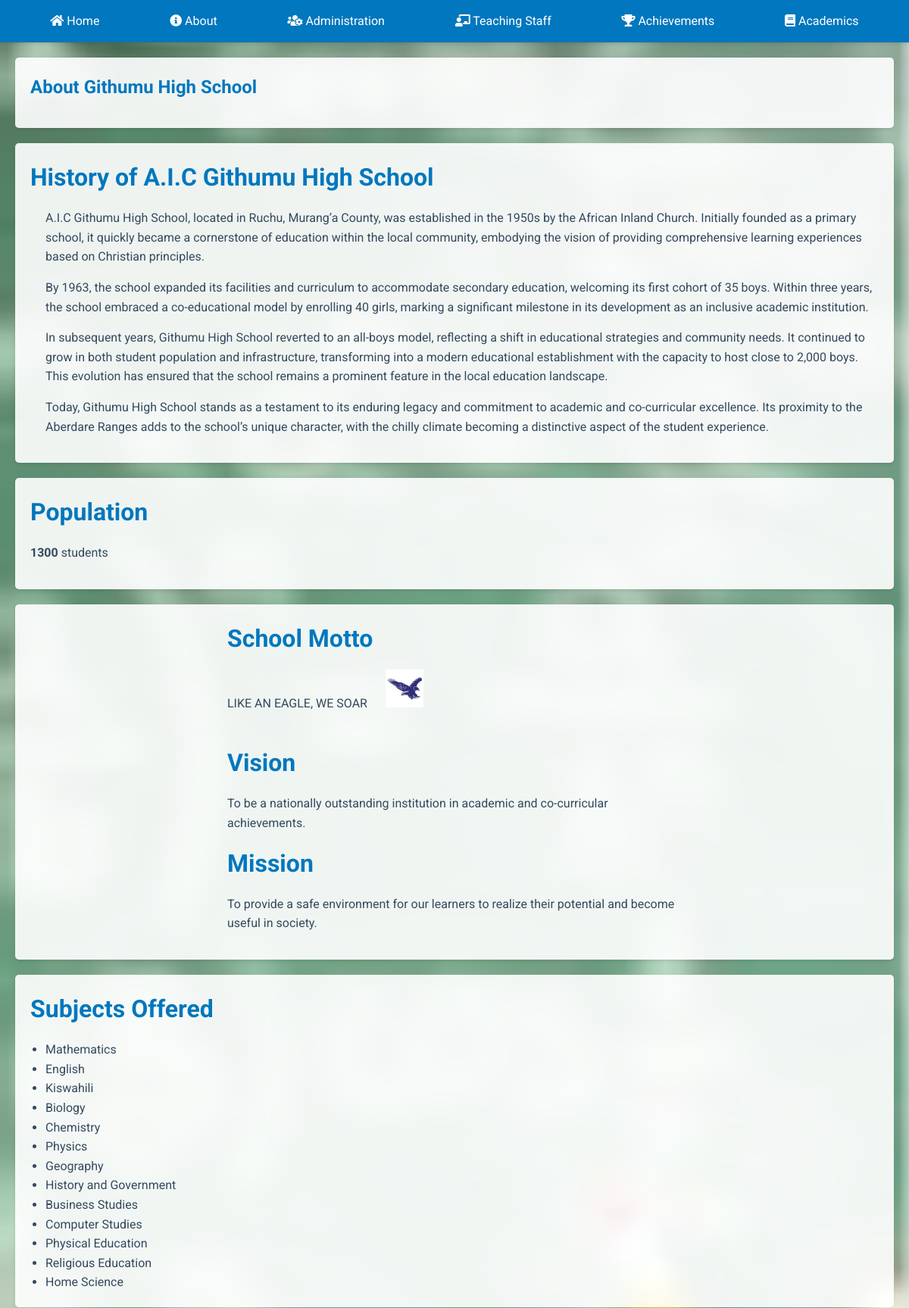
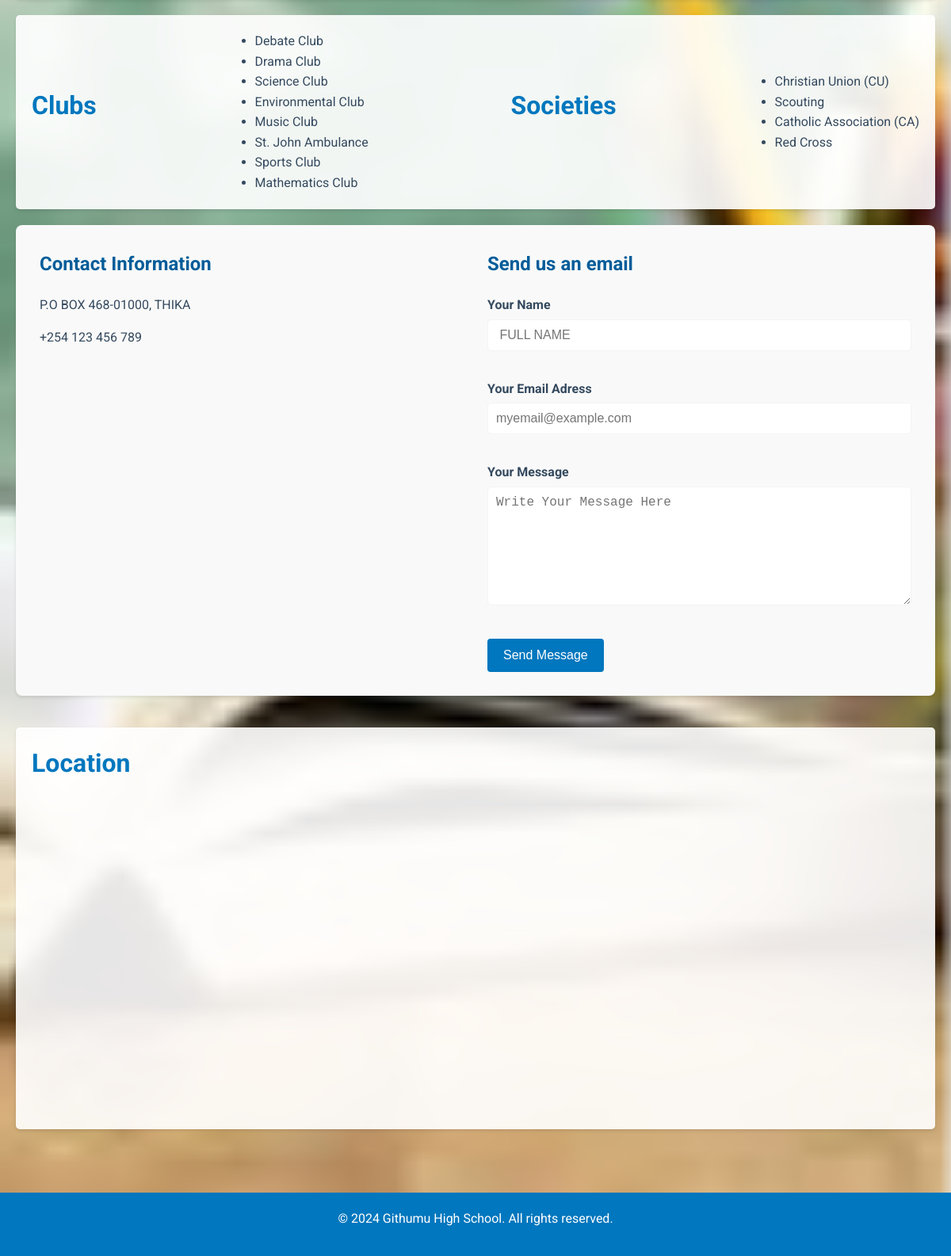
The page /about/ on the database its author committed (2 pictures, top to bottom).
### main/models.py (models this page shows)
class About(models.Model):
    history = models.TextField(help_text="Enter each point on a new line")
    population = models.IntegerField()
    school_motto = models.CharField(max_length=200)
    vision = models.TextField()
    mission = models.TextField()
    subjects_offered = models.TextField(help_text="Enter each subject on a new line")
    clubs_and_societies = models.TextField(help_text="Enter each club/society on a new line")
    contact_information = models.TextField()
    email = models.EmailField()
    class Meta:
        verbose_name = ("about")
        verbose_name_plural = ("about")

### main/views.py (the view)
# urls.py: path('about/', views.about, name='about'),
def about(request):
    about = About.objects.first()
    if request.method == 'POST':
        form = ContactForm(request.POST)
        if form.is_valid():
            name = form.cleaned_data['name']
            email = form.cleaned_data['email']
            message = form.cleaned_data['message']
            send_mail(
                f'Message from {name}',
                message,
                email,
                [about.email],
                fail_silently=False,
            )
            messages.success(request, 'Your message has been sent successfully!')
        else:
            messages.error(request, 'There was an error with your submission. Please check the form and try again.')
    else:
        form = ContactForm()
    return render(request, 'about.html', {'about': about, 'form': form})

### main/forms.py (shortened to what this page needs)
class ContactForm(forms.Form):
    name = forms.CharField(max_length=100, required=True)
    email = forms.EmailField(validators=[EmailValidator()])
    message = forms.CharField(widget=forms.Textarea, required=True)

### main/context_processors.py (called while the page is built)
def background_images(request):
    images = BackgroundImage.objects.all().order_by('order')
    return {'background_images': images}

### main/templates/about.html (shortened to what this page needs)
{% extends 'base.html' %}
{% load static %}
{% block content %}
<section id="news"><h3>About Githumu High School</h3></section>
<section id="history">
    <h2>History of A.I.C Githumu High School</h2>
       <ul>
        <p>A.I.C Githumu High School, located in Ruchu, Murang’a County, was established in the 1950s by the African Inland Church. Initially founded as a primary school, it quickly became a cornerstone of education within the local community, embodying the vision of providing comprehensive learning experiences based on Christian principles.</p>
        <p>By 1963, the school expanded its facilities and curriculum to accommodate secondary education, welcoming its first cohort of 35 boys. Within three years, the school embraced a co-educational model by enrolling 40 girls, marking a significant milestone in its development as an inclusive academic institution.</p>
        <p>In subsequent years, Githumu High School reverted to an all-boys model, reflecting a shift in educational strategies and community needs. It continued to grow in both student population and infrastructure, transforming into a modern educational establishment with the capacity to host close to 2,000 boys. This evolution has ensured that the school remains a prominent feature in the local education landscape.</p>
        <p>Today, Githumu High School stands as a testament to its enduring legacy and commitment to academic and co-curricular excellence. Its proximity to the Aberdare Ranges adds to the school’s unique character, with the chilly climate becoming a distinctive aspect of the student experience.</p>
    </ul>
</section>
<section id="population">
    <h2>Population</h2>
    <p><strong>{{ about.population }}</strong> students</p>
</section>
<section id="motto-vision-mission">
<div class="motto-container">
    <h2>School Motto</h2>
    <div class="motto-content">
        <p>{{ about.school_motto }} <img src="{% static 'eagle.jpg' %}" alt="Eagle" class="eagle-icon"></p>
    </div>
    <br>
    <h2>Vision</h2>
    <p>{{ about.vision }}</p>
    <h2>Mission</h2>
    <p>{{ about.mission }}</p>
    </div>
</section>
<section id="subjects">
    <h2>Subjects Offered</h2>
    <div class="motto-content">
            <ul>
            <li>Mathematics</li>
            <li>English</li>
            <li>Kiswahili</li>
            <li>Biology</li>
            <li>Chemistry</li>
            <li>Physics</li>
            <li>Geography</li>
            <li>History and Government</li>
            <li>Business Studies</li>
            <li>Computer Studies</li>
            <li>Physical Education</li>
            <li>Religious Education</li>
            <li>Home Science</li>
        </ul>
    </div>
</section>
<section id="clubs">
    <div class="motto-content">
    <h2>Clubs</h2>
     <ul>
            <li>Debate Club</li>
            <li>Drama Club</li>
            <li>Science Club</li>
            <li>Environmental Club</li>
            <li>Music Club</li>
            <li>St. John Ambulance</li>
            <li>Sports Club</li>
            <li>Mathematics Club</li>
        </ul>
    <h2>Societies</h2>
    <ul>
        <li>Christian Union (CU)</li>
        <li>Scouting</li>
        <li>Catholic Association (CA)</li>
        <li>Red Cross</li>
    </ul>
</div>
</section>
<section id="contact">
    <div class="contact-container">
        <div class="contact-info">
            <h3>Contact Information</h3>
            {{ about.contact_information|linebreaks }}
        </div>
        <div class="email-form">
            <h3>Send us an email</h3>
            <form method="post">
                <div class="form-group">
                    <label for="id_name">Your Name</label>
                    <input type="text" name="name" id="id_name" placeholder=" FULL NAME" required>
                </div>
                <div class="form-group">
                    <label for="id_email">Your Email Adress</label>
                    <input type="email" name="email" id="id_email" placeholder="myemail@example.com" required>
                </div>
                <div class="form-group">
                    <label for="id_message">Your Message</label>
                    <textarea name="message" id="id_message" placeholder="Write Your Message Here" required></textarea>
                </div>
                <button type="submit" class="submit-btn">Send Message</button>
            </form>
        </div>
    </div>
</section>
<section id="map">
    <h2>Location</h2>
    <div id="google-map"></div>
</section>
{% endblock %}

### main/templates/base.html (shortened to what this page needs)
{% load static %}
<!DOCTYPE html>
<html lang="en">
<head>
    <link rel="stylesheet" href="https://cdnjs.cloudflare.com/ajax/libs/font-awesome/5.15.3/css/all.min.css">
    <link rel="stylesheet" href="{% static 'css/style.css' %}">
</head>
<body>
    <div class="background-images">
</div>
    <header>
        <nav>
            <div class="container">
                <ul>
                    <li><a href="{% url 'home' %}"><i class="fas fa-home"></i> Home</a></li>
                    <li><a href="{% url 'about' %}"><i class="fas fa-info-circle"></i> About</a></li>
                    <li><a href="{% url 'administration' %}"><i class="fas fa-users-cog"></i> Administration</a></li>
                    <li><a href="{% url 'teaching_staff' %}"><i class="fas fa-chalkboard-teacher"></i> Teaching Staff</a></li>
                    <li><a href="{% url 'achievements' %}"><i class="fas fa-trophy"></i> Achievements</a></li>
                    <li><a href="{% url 'academics' %}"><i class="fas fa-book"></i> Academics</a></li>
                </ul>
            </div>
        </nav>
    </header>
    <main>
        <div class="container">
            {% block content %}{% endblock %}
        </div>
    </main>
    <footer>
        <div class="container">
            <p>&copy; 2024 Githumu High School. All rights reserved.</p>
        </div>
    </footer>
</body>
</html>

### main/static/css/style.css (style rules this page uses)
:root { --primary-color: #0077be; --secondary-color: #005c99; --background-color: #ecf0f1; --text-color: #34495e; --light-gray: #f4f4f4; --white: #ffffff; }
* { box-sizing: border-box; margin: 0; padding: 0; }
body { font-family: 'Roboto', Arial, sans-serif; background-color: var(--background-color); color: var(--text-color); line-height: 1.6; }
.container { max-width: 1200px; margin: 0 auto; padding: 0 20px; }
h1, h2, h3, h4, h5, h6 { color: var(--primary-color); margin-bottom: 15px; }
h2 { font-size: 2em; }
h3 { font-size: 1.5em; }
p { margin-bottom: 15px; }
header { background-color: var(--primary-color); box-shadow: 0 2px 4px rgba(0, 0, 0, 0.1); position: sticky; top: 0; z-index: 1000; }
nav ul { list-style-type: none; display: flex; justify-content: space-around; padding: 15px 0; }
nav ul li a { color: var(--white); text-decoration: none; padding: 10px 15px; border-radius: 5px; transition: background-color 0.3s ease; }
main { padding: 20px 0; }
section { background-color: var(--white); margin-bottom: 20px; padding: 20px; border-radius: 5px; box-shadow: 0 2px 4px rgba(0, 0, 0, 0.1); }
#history ul, #subjects ul, #clubs ul { list-style-type: disc; padding-left: 20px; }
#contact form { display: flex; flex-direction: column; }
#contact input, #contact textarea { margin-bottom: 15px; padding: 10px; border: 1px solid var(--light-gray); border-radius: 5px; }
#contact button { align-self: flex-start; }
#google-map { height: 400px; width: 100%; border-radius: 5px; }
footer { background-color: var(--primary-color); color: var(--white); text-align: center; padding: 20px 0; margin-top: 40px; }
.background-images { position: fixed; top: 0; left: 0; width: 100%; height: 100%; z-index: -1; }
body>* { position: relative; z-index: 1; }
section { background-color: rgba(255, 255, 255, 0.9); }
#contact { background-color: #f9f9f9; border-radius: 8px; box-shadow: 0 2px 4px rgba(0, 0, 0, 0.1); padding: 30px; margin-bottom: 40px; }
.contact-container { display: flex; flex-wrap: wrap; gap: 30px; }
.contact-info, .email-form { flex: 1; min-width: 300px; }
.contact-info h3, .email-form h3 { color: var(--secondary-color); margin-bottom: 20px; }
.email-form form { display: flex; flex-direction: column; }
.form-group { margin-bottom: 20px; }
.form-group label { display: block; margin-bottom: 5px; color: var(--text-color); font-weight: bold; }
.form-group input, .form-group textarea { width: 100%; padding: 10px; border: 1px solid #ddd; border-radius: 4px; font-size: 16px; }
.form-group textarea { height: 150px; resize: vertical; }
.submit-btn { background-color: var(--primary-color); color: white; padding: 12px 20px; border: none; border-radius: 4px; cursor: pointer; font-size: 16px; transition: background-color 0.3s ease; }
.motto-container { position: relative; max-width: 600px; margin: 0 auto; }
.motto-content { display: flex; align-items: center; justify-content: space-between; }
.eagle-icon { width: 50px; height: auto; margin-left: 20px; transition: transform 2s ease-in-out; }

### rows shown on the page
About: population "1300", school_motto "LIKE AN EAGLE, WE SOAR", vision "To be a nationally outstanding institution in academic and co-curricular achievements.", mission "To provide a safe environment for our learners to realize their potential and become useful in society.", contact_information "P.O BOX 468-01000, THIKA +254 123 456 789"
